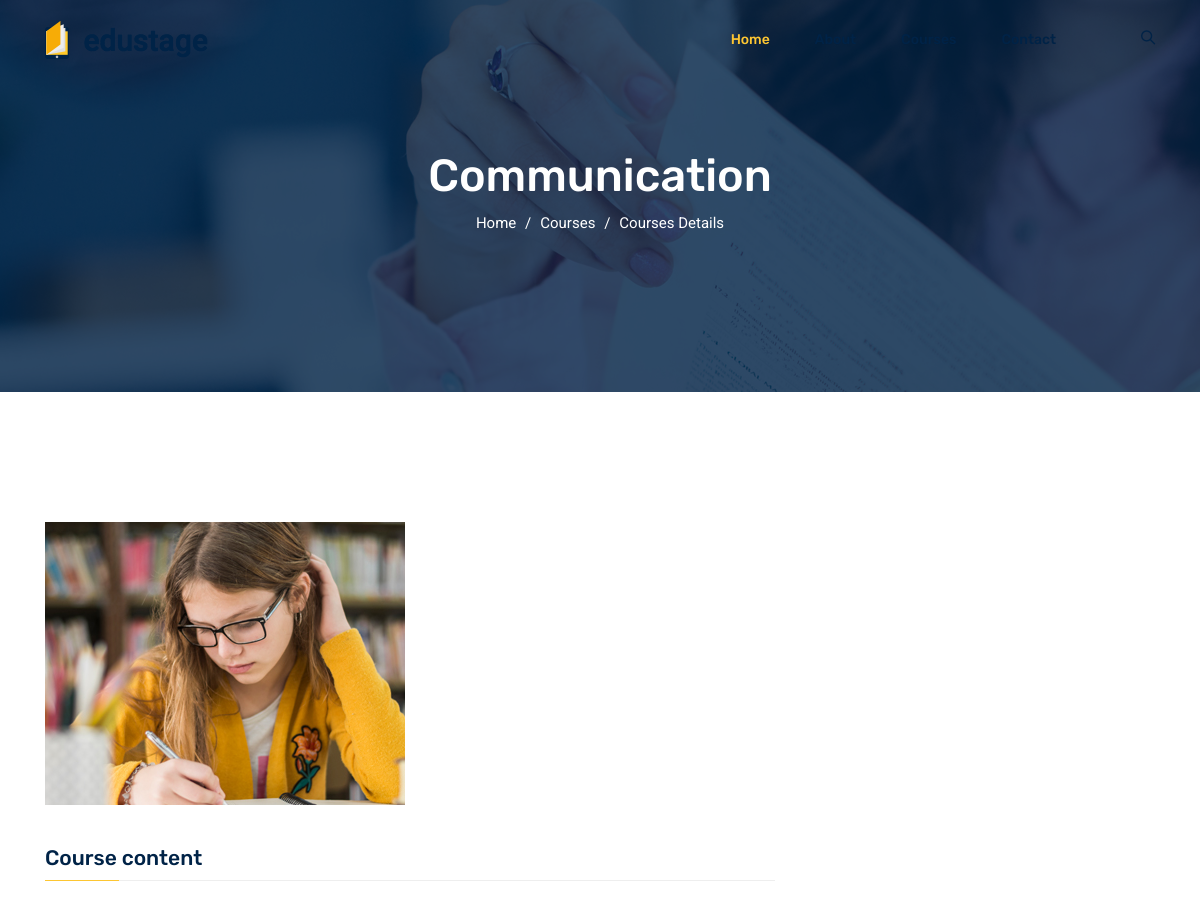
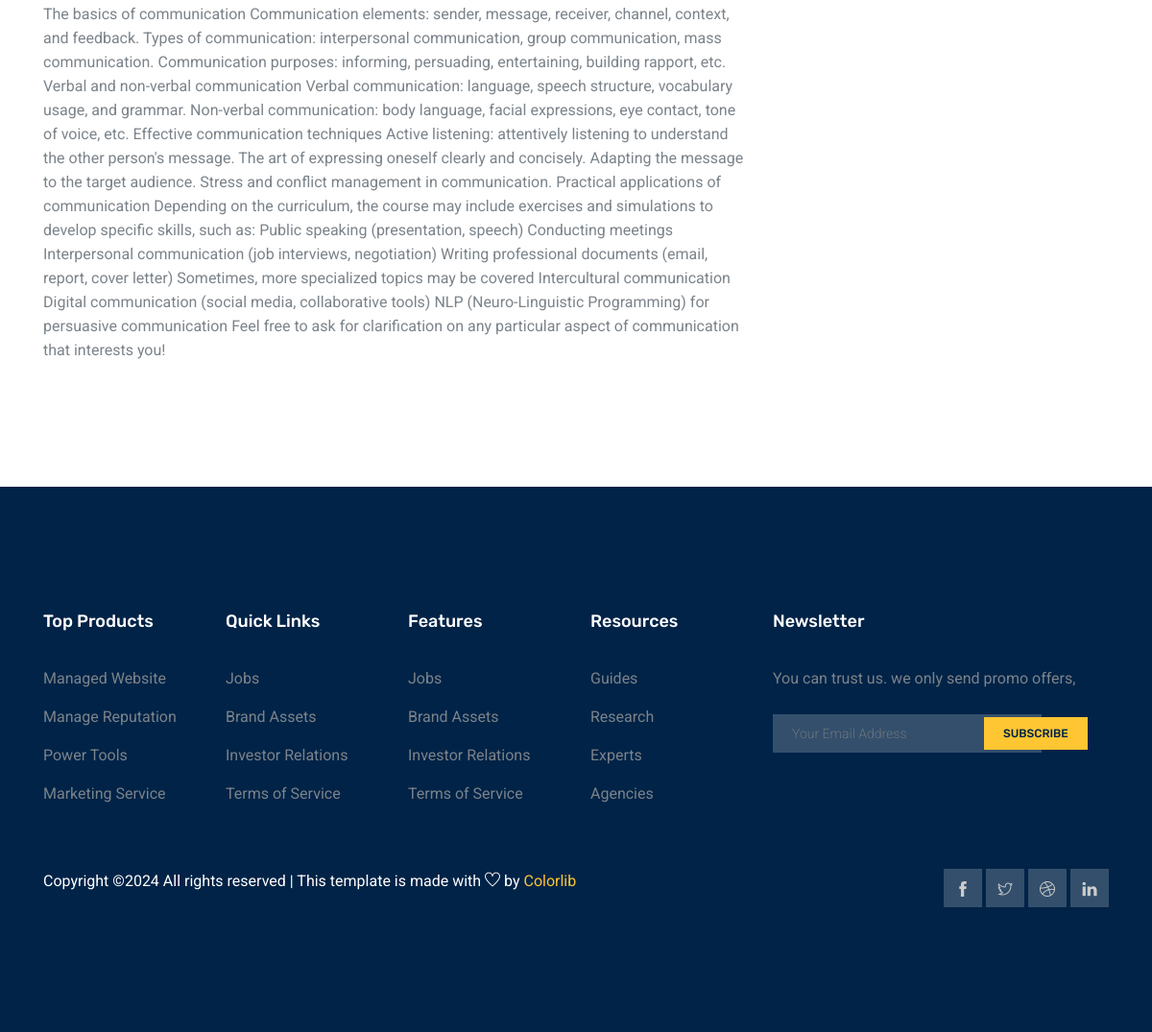
/lesson/1, run on the app's committed database (2 pictures, top to bottom).
### app/models.py (models this page shows, shortened)
class Lesson(models.Model):
    title = models.CharField(max_length=200)
    course = models.ForeignKey(Course , related_name='lessons', on_delete=models.CASCADE)
    order = models.PositiveIntegerField()
    image_lesson = models.ImageField(upload_to='lessonimg')
    content = models.TextField(blank=True, null=True)

### app/views.py (the view)
# urls.py: path('lesson/<int:pk>', views.Lesson_details.as_view(), name='lesson_details'),
class Lesson_details(View):
 def get(self, request,pk):
    lesson=Lesson.objects.get(pk=pk)
    return render(request, 'app/lesson-details.html', locals())

### app/templates/app/lesson-details.html (shortened to what this page needs)
{% extends 'app/base.html' %}
{% load static %}
{%block content%}
{% block banner-slider %}
<section class="banner_area">
    <div class="banner_inner d-flex align-items-center">
      <div class="overlay"></div>
      <div class="container">
        <div class="row justify-content-center">
          <div class="col-lg-6">
            <div class="banner_content text-center">
              <h2> {{ lesson.title }}</h2>
              <div class="page_link">
                <a href="index.html">Home</a>
                <a href="courses.html">Courses</a>
                <a href="course-details.html">Courses Details</a>
              </div>
            </div>
          </div>
        </div>
      </div>
    </div>
  </section>
{% endblock banner-slider %}
{%block main-content%}
<section class="course_details_area section_gap">
    <div class="container">
        <div class="row">
            <div class="col-lg-8 course_details_left">
                <div class="main_image">
                    <img class="img-fluid" src="{{ lesson.image_lesson.url }}" alt="">
                </div>
                <div class="content_wrapper">
                    <h4 class="title">Course content</h4>
                    <div class="content">
                        {{ lesson.content }}
                    </div>
                </div>
            </div>
            </div>
        </div>
</section>
{%endblock main-content%}
{%endblock content%}

### data on the page
Lesson: title "Communication", image_lesson (picture), content "The basics of communication Communication elements: sender, message, receiver, channel, context, and feedback. Types of communication: interpersonal communication, group communication, mass communication. Communication purposes: informing, persuading, entertaining, building rapport, etc. Verbal and non-verbal communication Verbal communication: language, speech structure, vocabulary usage, and grammar. Non-verbal communication: body language, facial expressions, eye contact, tone of voice, etc. Effective communication techniques Active listening: attentively listening to understand the other person's message. The art of expressing oneself clearly and concisely. Adapting the message to the…"
